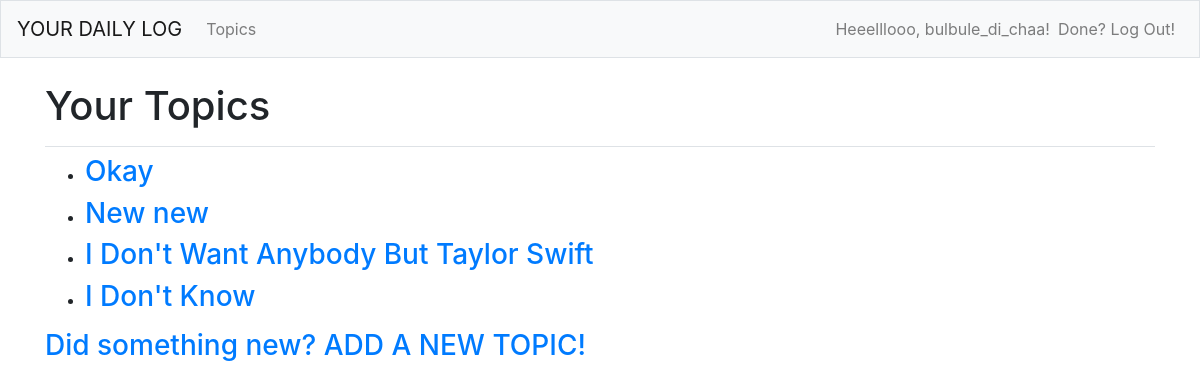
The app's page /topics/ (signed in), older data.
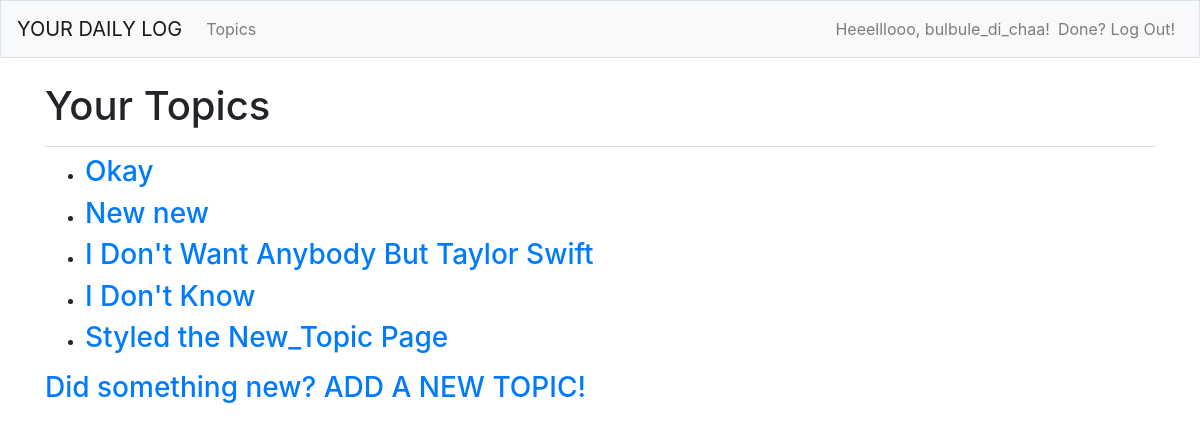
The same page, newer data.
### YourDailyLog_App/models.py (models this page shows)
class Topic(models.Model):
    topicName = models.CharField(max_length=200)
    dateAndTime = models.DateTimeField(auto_now_add=True)
    owner = models.ForeignKey(User, on_delete=models.CASCADE)
    def __str__(self):
        return self.topicName

### YourDailyLog_App/views.py (the view)
# urls.py: path('topics/', views.topics, name="topics"),
@login_required # restrict access to certain pages to logged-in users
def topics(request):
    topicNames = Topic.objects.filter(owner=request.user).order_by(
                                                                   'dateAndTime'
                                                                  )
    context = {'topicNames': topicNames} # context is to be passed to the
    return render(request, "yourdailylog_app/topics.html", context)

### YourDailyLog_App/templates/yourdailylog_app/topics.html
{% extends "yourdailylog_app/base.html" %}
{% block page_header %}
  <h1>Your Topics</h1>
{% endblock page_header %}
{% block content %}
  <ul>
    {% for topicName in topicNames %}
    <li>
      <h3>
        <a href="{% url 'YourDailyLog_App:topic' topicName.id %}">
          {{ topicName }}
        </a>
      </h3>
    </li>
    {% empty %}
      <li>
        <h3>
          No topics have been added yet. Come on, go grind! ;-)
        </h3>
      </li>
    {% endfor %}
  </ul>
  <h3>
    <a href="{% url 'YourDailyLog_App:new_topic' %}">
      Did something new? ADD A NEW TOPIC!
    </a>
  </h3>
{% endblock content %}

Row changes from the older to the newer data that the page shows:
added Topic: topicName "Styled the New_Topic Page"
